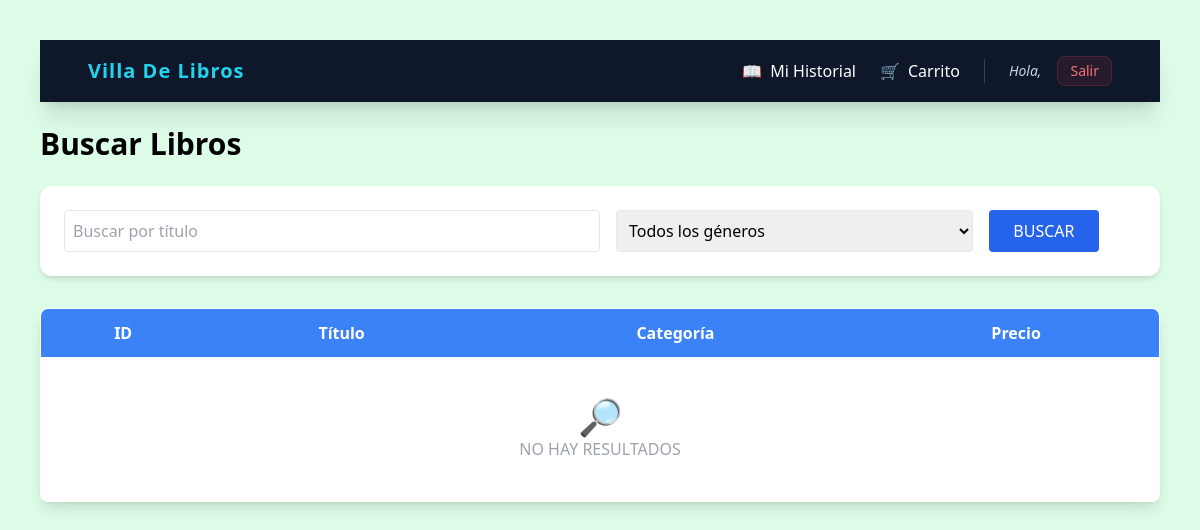
Page /Buscador.php on the earlier database version.
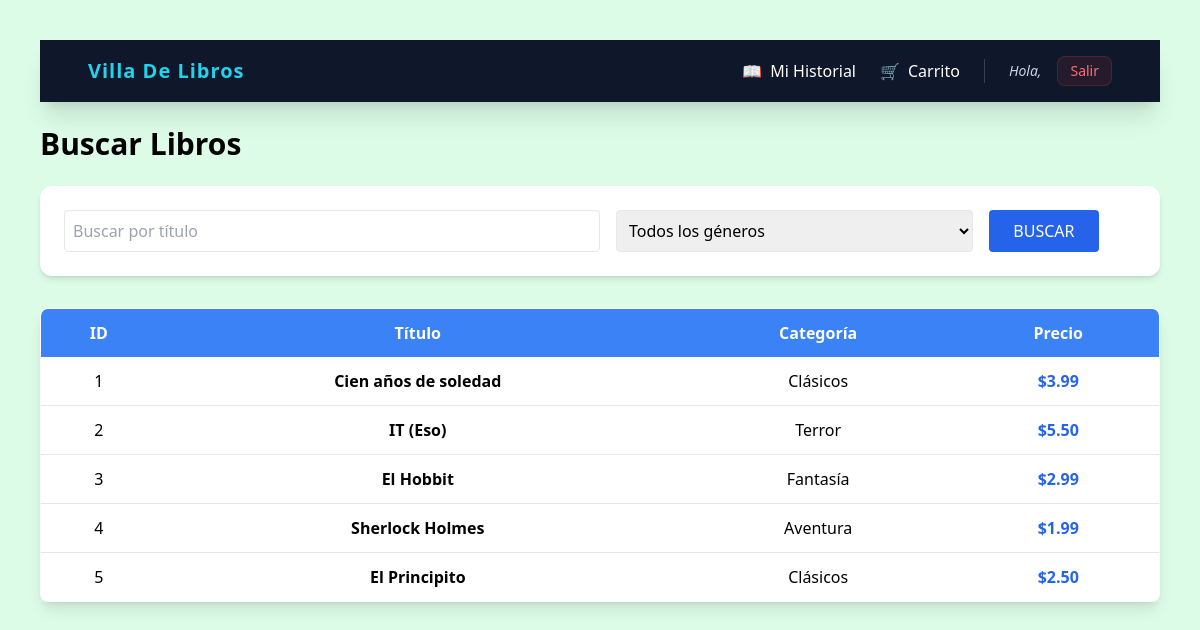
Same page on the later database version.
### tables this page shows
CREATE TABLE producto (
    id INT AUTO_INCREMENT PRIMARY KEY,
    titulo VARCHAR(150) NOT NULL,
    descripcion TEXT NOT NULL,
    precio INT NOT NULL,
    imagen VARCHAR(500),
    categoria_id INT  
);

CREATE TABLE categorias (
    id INT AUTO_INCREMENT PRIMARY KEY,
    nombre VARCHAR(50) NOT NULL
);

### Buscador.php (the view, shortened to what this page needs)
<?php
require_once 'conexion/conexion.php';
$titulo = $_POST['titulo'] ?? '';
$sql = "SELECT p.*, c.nombre AS categoria
        FROM producto p
        LEFT JOIN categorias c ON p.categoria_id = c.id
        WHERE 1=1";
$params = [];
$stmt = $pdo->prepare($sql);
$stmt->execute($params);
$libros = $stmt->fetchAll(PDO::FETCH_ASSOC);
?>
<!DOCTYPE html>
<html lang="es">
<head>
<script src="https://cdn.tailwindcss.com"></script>
</head>
<body class="bg-green-100 p-10">
<nav class="bg-slate-900 p-4 text-white shadow-xl sticky top-0 z-50">
        <div class="container mx-auto flex justify-between items-center">
            <h1 class="text-xl font-bold tracking-wider text-cyan-400">
                <a href="catalogo.php" class="hover:text-cyan-400 transition flex items-center gap-2">
                    <span>Villa De Libros</span>
                </a>
            </h1>
            <div class="flex items-center space-x-6">
                <a href="alquiler/mis_alquileres.php" class="hover:text-cyan-400 transition flex items-center gap-2">
                    📖 <span>Mi Historial</span>
                </a>
                <a href="alquiler/carrito.php" class="relative hover:text-cyan-400 transition flex items-center gap-2">
                    🛒 <span>Carrito</span>
                </a>
                <div class="flex items-center gap-4">
                    <span class="text-sm text-slate-300 italic">Hola, <?php echo $_SESSION['nombre']; ?></span>
                    <a href="auth/logout.php" class="bg-red-500/10 text-red-400 px-3 py-1 rounded-lg border border-red-500/20 hover:bg-red-500 hover:text-white transition text-sm">
                        Salir
                    </a>
                </div>
            </div>
        </div>
    </nav>
<h1 class="text-3xl font-bold mb-6 mt-6">Buscar Libros</h1>
<form method="POST" class="bg-white p-6 rounded-xl shadow-md mb-8 flex gap-4">
    <input type="text" name="titulo" placeholder="Buscar por título" value="<?php echo htmlspecialchars($titulo); ?>" class="border p-2 rounded w-1/2">
    <select name="genero" class="border p-2 rounded w-1/3">
        <option value="">Todos los géneros</option>
    </select>
    <button type="submit" class="bg-blue-600 text-white px-6 rounded">BUSCAR</button>
</form>
<table class="w-full border border-gray-400 bg-white shadow-lg rounded-lg overflow-hidden">
    <thead class="bg-blue-500 text-white">
        <tr>
            <th class="p-3">ID</th>
            <th class="p-3">Título</th>
            <th class="p-3">Categoría</th>
            <th class="p-3">Precio</th>
        </tr>
    </thead>
    <tbody>
    <?php if(count($libros) > 0): ?>
        <?php foreach($libros as $libro): ?>
            <tr class="text-center border-b hover:bg-gray-50 transition">
                <td class="p-3"><?php echo $libro['id']; ?></td>
                <td class="p-3 font-semibold"><?php echo $libro['titulo']; ?></td>
                <td class="p-3"><?php echo $libro['categoria']; ?></td>
                <td class="p-3 text-blue-600 font-bold">$<?php echo number_format($libro['precio'],2); ?></td>
            </tr>
        <?php endforeach; ?>
    <?php else: ?>
        <tr>
            <td colspan="4" class="text-center p-10 text-gray-400">
                <span class="text-4xl">🔎</span><br>NO HAY RESULTADOS
            </td>
        </tr>
    <?php endif; ?>
    </tbody>
</table>
</body>
</html>

Differences in the rows shown:
added producto: id "1", titulo "Cien años de soledad", categoria.nombre "Clásicos", precio "3.99"
added producto: id "2", titulo "IT (Eso)", categoria.nombre "Terror", precio "5.50"
added producto: id "3", titulo "El Hobbit", categoria.nombre "Fantasía", precio "2.99"
added producto: id "4", titulo "Sherlock Holmes", categoria.nombre "Aventura", precio "1.99"
added producto: id "5", titulo "El Principito", categoria.nombre "Clásicos", precio "2.50"
Other differences:
text no longer shown: "🔎 NO HAY RESULTADOS"
